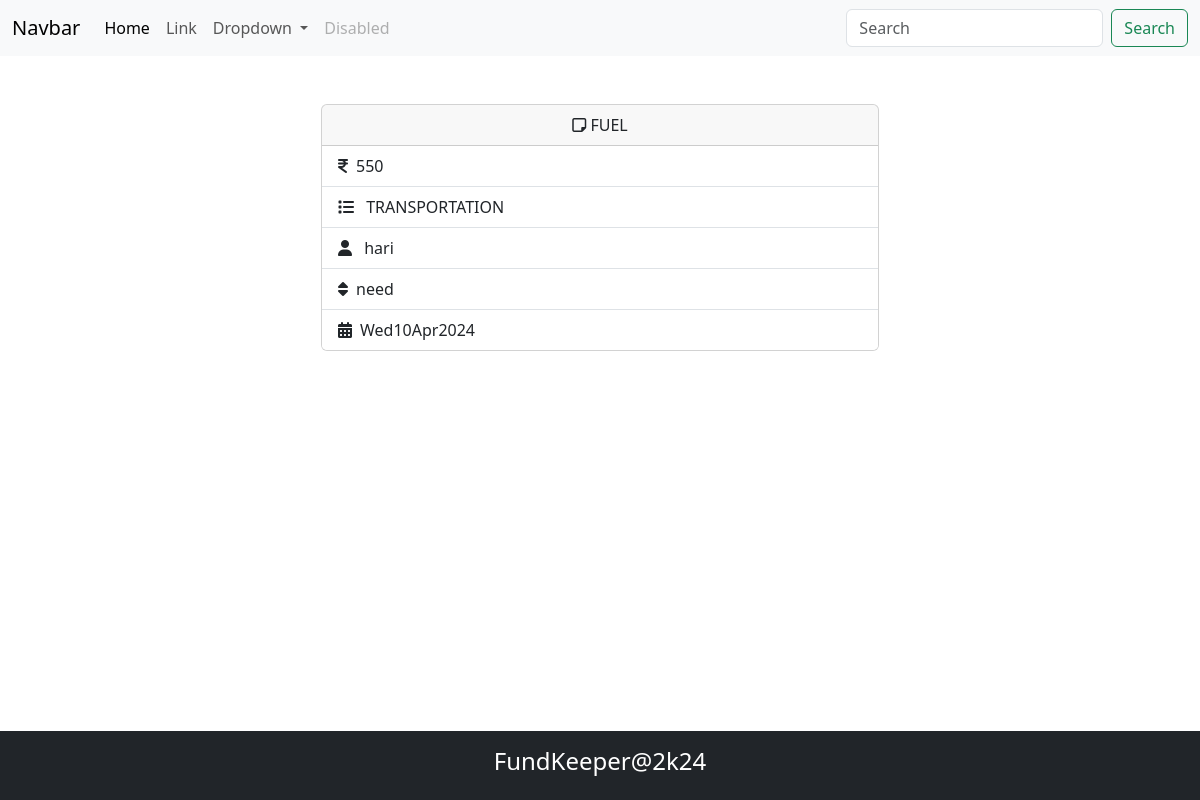
The app's page /expense/2/, older data.
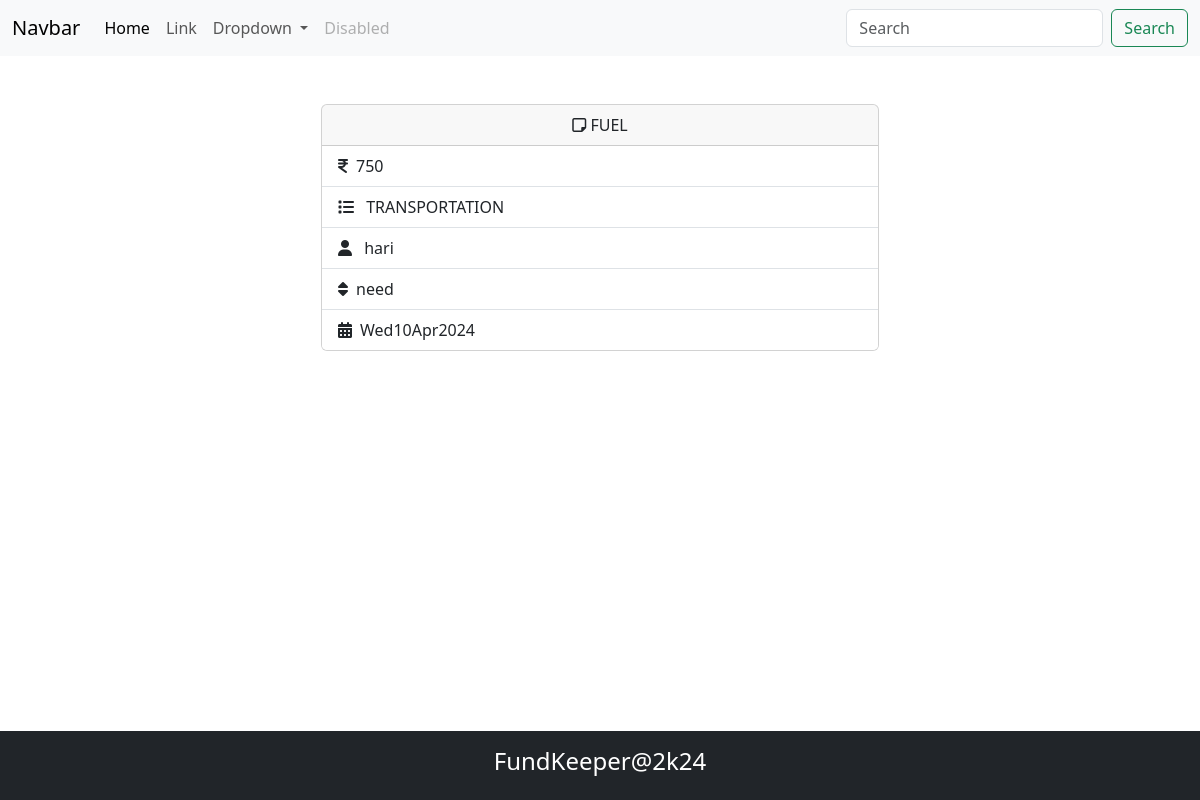
The same page, newer data.
### budget/models.py (models this page shows, shortened)
class Expense(models.Model):
    title=models.CharField(max_length=200)
    amount=models.PositiveIntegerField()
    expense_categories = (
        ("Housing", "Housing"),
        ("Transportation", "Transportation"),
        ("Food", "Food"),
        ("Health", "Health"),
        ("Entertainment", "Entertainment"),
        ("DebtPayments", "Debt Payments"),
        ("PersonalCare", "Personal Care"),
        ("Education", "Education"),
        ("Savings", "Savings"),
        ("Miscellaneous", "Miscellaneous")
    )
    category=models.CharField(max_length=200,choices=expense_categories,default="Miscellaneous")
    owner=models.CharField(max_length=200)
    created_date=models.DateTimeField(auto_now_add=True)
    priority_options=(
        ("need","need"),
        ("want","want")
    )
    priority=models.CharField(max_length=200,choices=priority_options,default="need")

### budget/views.py (the view)
# urls.py: path("expense/<int:pk>/",views.ExpenseDetailView.as_view(),name="expense-detail"),
class ExpenseDetailView(View):
    def get(self,request,*args,**kwargs):
        id = kwargs.get("pk")
        qs = Expense.objects.get(id=id)
        return render(request,"expense_detail.html",{"data":qs})

### budget/templates/expense_detail.html
{%extends 'base.html'%}
{%block main_block%}
   <div class="container d-flex justify-content-center">
        <div class="card w-50 mt-5">
            <div class="card-header text-center">
                <i class="fa-regular fa-note-sticky"></i> {{data.title|upper}}
            </div>
            <ul class="list-group list-group-flush">
            <li class="list-group-item"> <i class="fa-solid fa-indian-rupee-sign me-2"></i>{{data.amount}}</li>
            <li class="list-group-item"><i class="fa-solid fa-list me-2"></i> {{data.category|upper}}</li>
            <li class="list-group-item"><i class="fa-solid fa-user me-2"></i> {{data.owner}}</li>
            <li class="list-group-item"><i class="fa-solid fa-sort me-2"></i>{{data.priority}}</li>
            <li class="list-group-item"><i class="fa-solid fa-calendar-days me-2"></i>{{data.created_date|date:"DdMY"}}</li>
            </ul>
        </div>
    </div>
{%endblock%}

Row changes from the older to the newer data that the page shows:
changed Expense "FUEL": amount "550" → "750"
